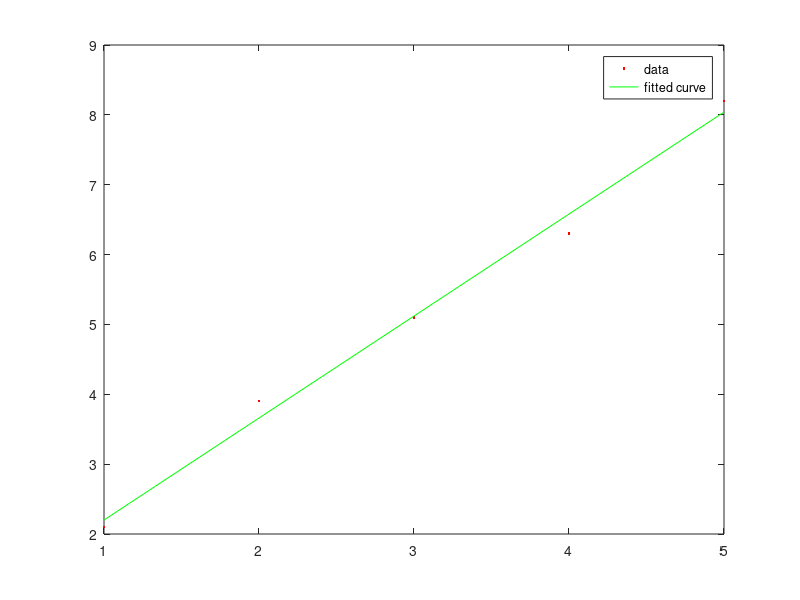

MATLAB code to generate this figure:
x=1:5;
y=[2.1,3.9,5.1,6.3,8.2];

% plot the data to get a guess
% about the relation between input and the 
% output
% the relation will be almost linear
plot(x,y,'.r')

% fit a simple linear regression model
% y=a*x+b
% the formula to get the estimated vue of a
% a=sum((x-mean(x))*(y-mean(y))/sum((x-mean(x))^2
% b=mean(y)-a*mean(x)

% .* element by element multiplication
% .^ element by element power
a=sum((x-mean(x)).*(y-mean(y)))/sum((x-mean(x)).^2);


b=mean(y)-a*mean(x);

% mathematical relationship
disp('Mathematical Relation:')
disp(['y=',num2str(b),'+',num2str(a),'x'])

% residual norm
pred=a*x+b;% predicted value of y
rnorm=norm(pred-y);
disp('Residual norm:')
disp(rnorm)

hold on % to multiple graphs on the same plot

plot(x,pred,'-g')

legend('data','fitted curve')
hold off
